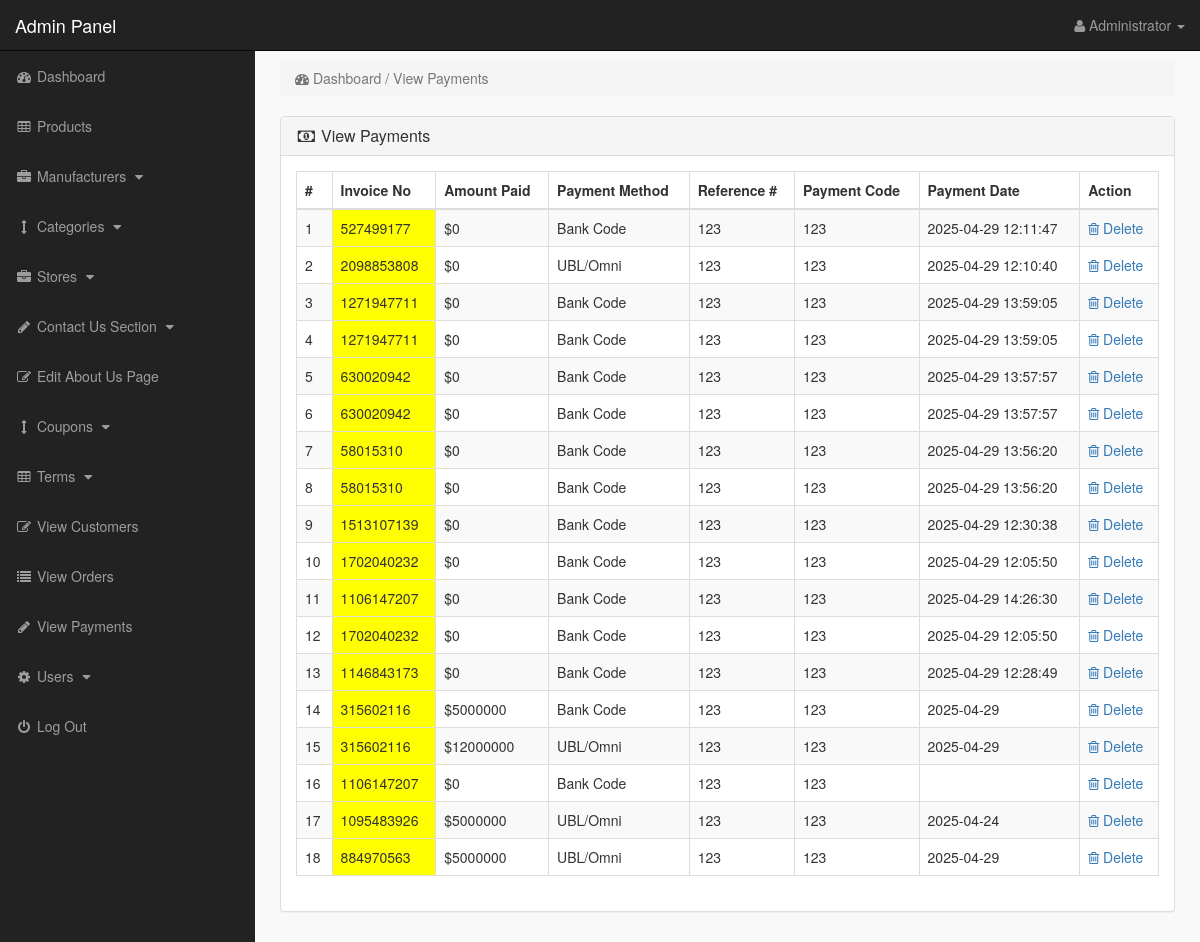
The app's page /admin_area/index.php?view_payments (signed in) with its own data.
### tables this page shows
CREATE TABLE IF NOT EXISTS `payments` (
  `payment_id` int(10) NOT NULL AUTO_INCREMENT,
  `invoice_no` int(10) NOT NULL,
  `amount` int(10) NOT NULL,
  `payment_mode` text NOT NULL,
  `ref_no` int(10) NOT NULL,
  `code` int(10) NOT NULL,
  `payment_date` text NOT NULL,
  PRIMARY KEY (`payment_id`)
);

### admin_area/view_payments.php (the view)
<?php
if(!isset($_SESSION['admin_email'])){
echo "<script>window.open('login.php','_self')</script>";
}
else {
?>
<div class="row">
<div class="col-lg-12">
<ol class="breadcrumb">
<li class="active">
<i class="fa fa-dashboard"></i> Dashboard / View Payments
</li>
</ol>
</div>
</div>
<div class="row">
<div class="col-lg-12">
<div class="panel panel-default">
<div class="panel-heading">
<h3 class="panel-title">
<i class="fa fa-money fa-fw"> </i> View Payments
</h3>
</div>
<div class="panel-body">
<div class="table-responsive">
<table class="table table-hover table-bordered table-striped">
<thead>
<tr>
<th>#</th>
<th>Invoice No</th>
<th>Amount Paid</th>
<th>Payment Method</th>
<th>Reference #</th>
<th>Payment Code</th>
<th>Payment Date</th>
<th>Action</th>
</tr>
</thead>
<tbody>
<?php
$i = 0;
$get_payments = "select * from payments";
$run_payments = mysqli_query($con,$get_payments);
while($row_payments = mysqli_fetch_array($run_payments)){
$payment_id = $row_payments['payment_id'];
$invoice_no = $row_payments['invoice_no'];
$amount = $row_payments['amount'];
$payment_mode = $row_payments['payment_mode'];
$ref_no = $row_payments['ref_no'];
$code = $row_payments['code'];
$payment_date = $row_payments['payment_date'];
$i++;
?>
<tr>
<td><?php echo $i; ?></td>
<td bgcolor="yellow" ><?php echo $invoice_no; ?></td>
<td>$<?php echo $amount; ?></td>
<td><?php echo $payment_mode; ?></td>
<td><?php echo $ref_no; ?></td>
<td><?php echo $code; ?></td>
<td><?php echo $payment_date; ?></td>
<td>
<a href="index.php?payment_delete=<?php echo $payment_id; ?>" >
<i class="fa fa-trash-o" ></i> Delete
</a>
</td>
</tr>
<?php } ?>
</tbody>
</table>
</div>
</div>
</div>
</div>
</div>
<?php } ?>

### admin_area/includes/sidebar.php (shortened to what this page needs)
<?php
if(!isset($_SESSION['admin_email'])){
echo "<script>window.open('login.php','_self')</script>";
}
else {
?>
<nav class="navbar navbar-inverse navbar-fixed-top" >
<div class="navbar-header" >
<a class="navbar-brand" href="index.php?dashboard" >Admin Panel</a>
</div>
<ul class="nav navbar-right top-nav" >
<li class="dropdown" >
<a href="#" class="dropdown-toggle" data-toggle="dropdown" >
<i class="fa fa-user" ></i>
<?php echo $admin_name; ?> <b class="caret" ></b>
</a>
</li>
</ul>
<div class="collapse navbar-collapse navbar-ex1-collapse">
<ul class="nav navbar-nav side-nav">
<li>
<a href="index.php?dashboard">
<i class="fa fa-fw fa-dashboard"></i> Dashboard
</a>
</li>
<li>
<a href="index.php?product" data-toggle="collapse" data-target="#products">
<i class="fa fa-fw fa-table"></i> Products
</a>
</li>
<li>
<a href="#" data-toggle="collapse" data-target="#manufacturers">
<i class="fa fa-fw fa-briefcase"></i> Manufacturers
<i class="fa fa-fw fa-caret-down"></i>
</a>
</li>
<li>
<a href="#" data-toggle="collapse" data-target="#cat">
<i class="fa fa-fw fa-arrows-v"></i> Categories
<i class="fa fa-fw fa-caret-down"></i>
</a>
</li>
<li>
<a href="#" data-toggle="collapse" data-target="#store">
<i class="fa fa-fw fa-briefcase"></i> Stores
<i class="fa fa-fw fa-caret-down"></i>
</a>
</li>
<li>
<a href="#" data-toggle="collapse" data-target="#contact_us">
<i class="fa fa-fw fa-pencil"> </i> Contact Us Section
<i class="fa fa-fw fa-caret-down"></i>
</a>
</li>
<li>
<a href="index.php?edit_about_us">
<i class="fa fa-fw fa-edit"></i> Edit About Us Page
</a>
</li>
<li>
<a href="#" data-toggle="collapse" data-target="#coupons">
<i class="fa fa-fw fa-arrows-v"></i> Coupons
<i class="fa fa-fw fa-caret-down"></i>
</a>
</li>
<li>
<a href="#" data-toggle="collapse" data-target="#terms" >
<i class="fa fa-fw fa-table"></i> Terms
<i class="fa fa-fw fa-caret-down"></i>
</a>
</li>
<li>
<a href="index.php?view_customers">
<i class="fa fa-fw fa-edit"></i> View Customers
</a>
</li>
<li>
<a href="index.php?view_orders">
<i class="fa fa-fw fa-list"></i> View Orders
</a>
</li>
<li>
<a href="index.php?view_payments">
<i class="fa fa-fw fa-pencil"></i> View Payments
</a>
</li>
<li>
<a href="#" data-toggle="collapse" data-target="#users">
<i class="fa fa-fw fa-gear"></i> Users
<i class="fa fa-fw fa-caret-down"></i>
</a>
</li>
<li>
<a href="logout.php">
<i class="fa fa-fw fa-power-off"></i> Log Out
</a>
</li>
</ul>
</div>
</nav>
<?php } ?>

### admin_area/css/style.css (style rules this page uses)
body { margin-top:100px; }
@media (min-width: 768px) { body { margin-top:50px; } }
.top-nav { padding:0 15px; }
.top-nav>li { display:inline-block; float:left; }
.top-nav>li>a { padding-top:15px; padding-bottom:15px; line-height:20px; color:#999; }
@media (min-width: 768px) { .side-nav { position:fixed; top:51px; width:255px; border-radius:0; overflow-y:auto; background-color: #222; bottom:0; overflow-x:hidden; padding-bottom:40px; } }
@media (min-width: 768px) { .side-nav>li>a { width:255px; } }
.panel-body { border-radius:5px; }

### records on screen
payments: invoice_no "527499177", amount "0", payment_mode "Bank Code", ref_no "123", code "123", payment_date "2025-04-29 12:11:47"
payments: invoice_no "2098853808", amount "0", payment_mode "UBL/Omni", ref_no "123", code "123", payment_date "2025-04-29 12:10:40"
payments: invoice_no "1271947711", amount "0", payment_mode "Bank Code", ref_no "123", code "123", payment_date "2025-04-29 13:59:05"
payments: invoice_no "1271947711", amount "0", payment_mode "Bank Code", ref_no "123", code "123", payment_date "2025-04-29 13:59:05"
payments: invoice_no "630020942", amount "0", payment_mode "Bank Code", ref_no "123", code "123", payment_date "2025-04-29 13:57:57"
payments: invoice_no "630020942", amount "0", payment_mode "Bank Code", ref_no "123", code "123", payment_date "2025-04-29 13:57:57"
payments: invoice_no "58015310", amount "0", payment_mode "Bank Code", ref_no "123", code "123", payment_date "2025-04-29 13:56:20"
payments: invoice_no "58015310", amount "0", payment_mode "Bank Code", ref_no "123", code "123", payment_date "2025-04-29 13:56:20"
payments: invoice_no "1513107139", amount "0", payment_mode "Bank Code", ref_no "123", code "123", payment_date "2025-04-29 12:30:38"
payments: invoice_no "1702040232", amount "0", payment_mode "Bank Code", ref_no "123", code "123", payment_date "2025-04-29 12:05:50"
payments: invoice_no "1106147207", amount "0", payment_mode "Bank Code", ref_no "123", code "123", payment_date "2025-04-29 14:26:30"
payments: invoice_no "1702040232", amount "0", payment_mode "Bank Code", ref_no "123", code "123", payment_date "2025-04-29 12:05:50"
payments: invoice_no "1146843173", amount "0", payment_mode "Bank Code", ref_no "123", code "123", payment_date "2025-04-29 12:28:49"
payments: invoice_no "315602116", amount "5000000", payment_mode "Bank Code", ref_no "123", code "123", payment_date "2025-04-29"
payments: invoice_no "315602116", amount "12000000", payment_mode "UBL/Omni", ref_no "123", code "123", payment_date "2025-04-29"
payments: invoice_no "1106147207", amount "0", payment_mode "Bank Code", ref_no "123", code "123"
payments: invoice_no "1095483926", amount "5000000", payment_mode "UBL/Omni", ref_no "123", code "123", payment_date "2025-04-24"
payments: invoice_no "884970563", amount "5000000", payment_mode "UBL/Omni", ref_no "123", code "123", payment_date "2025-04-29"

### other values on screen
$admin_name "Administrator"
